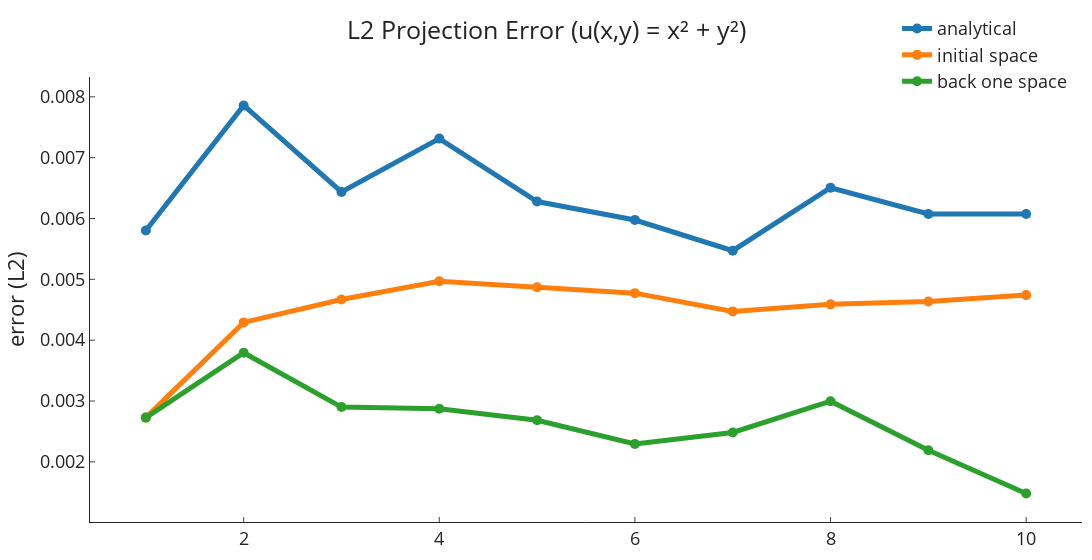

The notebook cell saved with this chart:
### Code cell
plot_n_L2_projections_error(quadratic_errors, "x² + y²")

### Figure 1 — Plotly figure (JSON) as saved in the notebook; plotly's stock layout.template omitted (floating-point values rounded to 4 significant figures)
{"data": [{"line": {"width": 5}, "marker": {"size": 10}, "name": "analytical", "type": "scatter", "x": [1, 2, 3, 4, 5, 6, 7, 8, 9, 10], "y": [0.005804, 0.007857, 0.006436, 0.007313, 0.006278, 0.005975, 0.005471, 0.006505, 0.006075, 0.006073]}, {"line": {"width": 5}, "marker": {"size": 10}, "name": "initial space", "type": "scatter", "x": [1, 2, 3, 4, 5, 6, 7, 8, 9, 10], "y": [0.002727, 0.004292, 0.004668, 0.00497, 0.00487, 0.004773, 0.004473, 0.004589, 0.004636, 0.004741]}, {"line": {"width": 5}, "marker": {"size": 10}, "name": "back one space", "type": "scatter", "x": [1, 2, 3, 4, 5, 6, 7, 8, 9, 10], "y": [0.002727, 0.003794, 0.002901, 0.002874, 0.002683, 0.002294, 0.002483, 0.002997, 0.002192, 0.00148]}], "layout": {"font": {"size": 18}, "legend": {"bgcolor": "rgba(0,0,0,0)", "font": {"size": 18}, "orientation": "v", "x": 0.99, "xanchor": "right", "y": 1.15, "yanchor": "top"}, "margin": {"b": 10, "l": 10, "r": 10, "t": 60}, "title": {"text": "L2 Projection Error (u(x,y) = x² + y²)", "x": 0.5}, "width": 1200, "xaxis": {"ticks": "inside"}, "yaxis": {"exponentformat": "power", "ticks": "inside", "title": {"text": "error (L2)"}}}}
